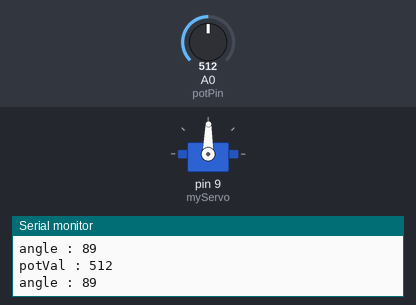
Simulated run of this sketch. Board: Arduino Uno, built with avr-gcc and run on an emulated ATmega328P. On the bench: servo, the last lines printed to the serial monitor. Inputs (shaded band) come from the test bench; at power-on: A0 (potPin) = 512.

Above: at 1.2 s.
1.3 s: A0 (potPin) set to 716
At 1.9 s:
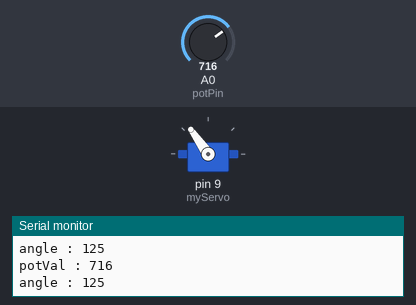
2.8 s: A0 (potPin) set to 900
At 3.3 s:
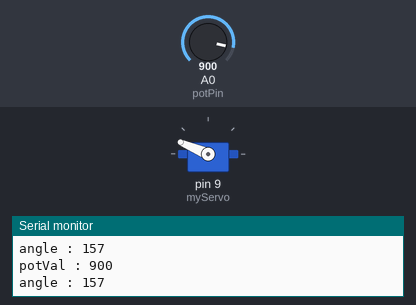
4.3 s: A0 (potPin) set to 1023
At 4.7 s:
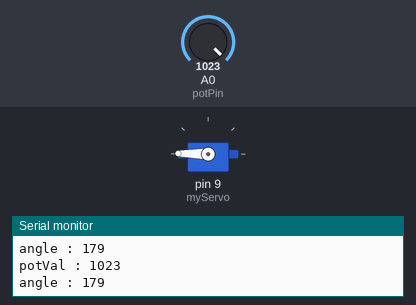
5.8 s: A0 (potPin) set to 306
At 7.0 s:
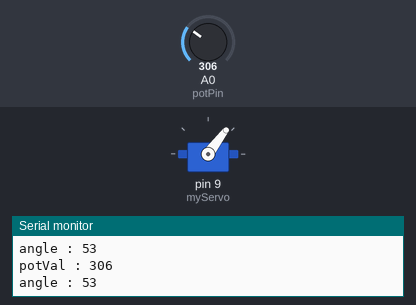
7.3 s: A0 (potPin) set to 122
At 8.5 s:
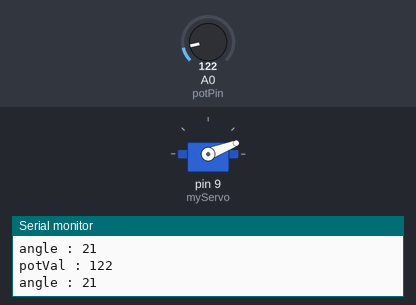
8.8 s: A0 (potPin) set to 511
At 10.1 s:
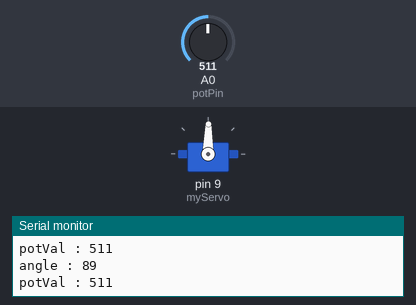
Timing chart, 0 to 11.3 s (numbered marks = the images above; inputs shaded):
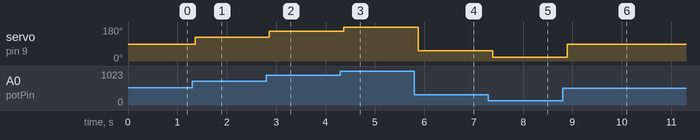

Measured:
- after the input at 1.3 s, servo on pin 9 (myServo): 89° → 125° after 0.06 s
- after the input at 2.8 s, servo on pin 9 (myServo): 125° → 157° after 0.06 s
- after the input at 4.3 s, servo on pin 9 (myServo): 157° → 179° after 0.07 s
- after the input at 5.8 s, servo on pin 9 (myServo): 179° → 53° after 0.08 s
- after the input at 7.3 s, servo on pin 9 (myServo): 53° → 21° after 0.09 s
- after the input at 8.8 s, servo on pin 9 (myServo): 21° → 89° after 0.09 s

The sketch:

Project5.ino
```cpp
#include <Servo.h>

Servo myServo;
int const potPin = A0;
int potVal;
int angle;

void setup() {
  myServo.attach(9);
  Serial.begin(9600);
}

void loop() {
  potVal = analogRead(potPin);
  Serial.print("potVal : ");
  Serial.println(potVal);

  angle = map(potVal, 0, 1023, 0, 179);
  Serial.print("angle : ");
  Serial.println(angle);

  myServo.write(angle);
  delay(150);
}
```
